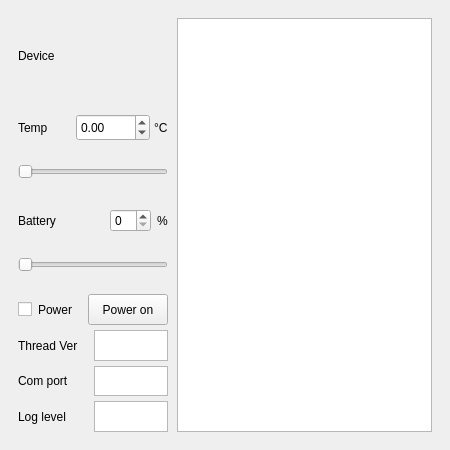
<?xml version="1.0" encoding="UTF-8"?>
<ui version="4.0">
 <class>MainWindow</class>
 <widget class="QMainWindow" name="MainWindow">
  <property name="geometry">
   <rect>
    <x>0</x>
    <y>0</y>
    <width>450</width>
    <height>450</height>
   </rect>
  </property>
  <property name="windowTitle">
   <string>MainWindow</string>
  </property>
  <widget class="QWidget" name="centralwidget">
   <layout class="QGridLayout" name="gridLayout" rowstretch="0" columnstretch="0">
    <property name="horizontalSpacing">
     <number>9</number>
    </property>
    <item row="0" column="0">
     <layout class="QHBoxLayout" name="horizontalLayout" stretch="2,0">
      <property name="spacing">
       <number>9</number>
      </property>
      <property name="leftMargin">
       <number>9</number>
      </property>
      <property name="topMargin">
       <number>9</number>
      </property>
      <property name="rightMargin">
       <number>9</number>
      </property>
      <property name="bottomMargin">
       <number>9</number>
      </property>
      <item>
       <layout class="QVBoxLayout" name="verticalLayout_3" stretch="2,1">
        <property name="spacing">
         <number>1</number>
        </property>
        <property name="leftMargin">
         <number>0</number>
        </property>
        <property name="topMargin">
         <number>0</number>
        </property>
        <property name="rightMargin">
         <number>0</number>
        </property>
        <item>
         <widget class="QStackedWidget" name="stackedWidget">
          <property name="currentIndex">
           <number>1</number>
          </property>
          <widget class="QWidget" name="page">
           <layout class="QVBoxLayout" name="verticalLayout_2">
            <property name="spacing">
             <number>6</number>
            </property>
            <property name="leftMargin">
             <number>0</number>
            </property>
            <property name="topMargin">
             <number>0</number>
            </property>
            <property name="rightMargin">
             <number>0</number>
            </property>
            <property name="bottomMargin">
             <number>6</number>
            </property>
            <item>
             <layout class="QVBoxLayout" name="verticalLayout" stretch="1">
              <item>
               <layout class="QVBoxLayout" name="verticalLayout_5" stretch="0,1,0,1">
                <item>
                 <widget class="QLabel" name="QRcode">
                  <property name="minimumSize">
                   <size>
                    <width>150</width>
                    <height>150</height>
                   </size>
                  </property>
                  <property name="autoFillBackground">
                   <bool>true</bool>
                  </property>
                  <property name="text">
                   <string>QR</string>
                  </property>
                  <property name="alignment">
                   <set>Qt::AlignCenter</set>
                  </property>
                 </widget>
                </item>
                <item>
                 <widget class="QLabel" name="labelParingCode">
                  <property name="text">
                   <string>Paring Code</string>
                  </property>
                 </widget>
                </item>
                <item>
                 <widget class="QPlainTextEdit" name="plainTextEditPairingCode">
                  <property name="sizePolicy">
                   <sizepolicy hsizetype="Preferred" vsizetype="Preferred">
                    <horstretch>0</horstretch>
                    <verstretch>0</verstretch>
                   </sizepolicy>
                  </property>
                  <property name="maximumSize">
                   <size>
                    <width>16777215</width>
                    <height>34</height>
                   </size>
                  </property>
                 </widget>
                </item>
                <item>
                 <widget class="QProgressBar" name="progressBar">
                  <property name="sizePolicy">
                   <sizepolicy hsizetype="Preferred" vsizetype="Fixed">
                    <horstretch>0</horstretch>
                    <verstretch>0</verstretch>
                   </sizepolicy>
                  </property>
                  <property name="value">
                   <number>24</number>
                  </property>
                 </widget>
                </item>
               </layout>
              </item>
             </layout>
            </item>
           </layout>
          </widget>
          <widget class="QWidget" name="page_2">
           <layout class="QVBoxLayout" name="verticalLayout_8">
            <property name="leftMargin">
             <number>0</number>
            </property>
            <property name="topMargin">
             <number>0</number>
            </property>
            <property name="rightMargin">
             <number>0</number>
            </property>
            <property name="bottomMargin">
             <number>6</number>
            </property>
            <item>
             <layout class="QVBoxLayout" name="verticalLayout_7" stretch="1,1,1,0">
              <property name="spacing">
               <number>18</number>
              </property>
              <item>
               <layout class="QHBoxLayout" name="horizontalLayout_6" stretch="1">
                <item>
                 <widget class="QLabel" name="labelDevicePicture">
                  <property name="sizePolicy">
                   <sizepolicy hsizetype="Preferred" vsizetype="Preferred">
                    <horstretch>0</horstretch>
                    <verstretch>0</verstretch>
                   </sizepolicy>
                  </property>
                  <property name="frameShape">
                   <enum>QFrame::NoFrame</enum>
                  </property>
                  <property name="text">
                   <string>Device</string>
                  </property>
                 </widget>
                </item>
               </layout>
              </item>
              <item>
               <layout class="QVBoxLayout" name="verticalLayout_6" stretch="0,0">
                <property name="spacing">
                 <number>12</number>
                </property>
                <item>
                 <layout class="QHBoxLayout" name="horizontalLayout_4" stretch="1,0,0">
                  <property name="spacing">
                   <number>4</number>
                  </property>
                  <item>
                   <widget class="QLabel" name="labelDeviceTemp">
                    <property name="sizePolicy">
                     <sizepolicy hsizetype="Preferred" vsizetype="Preferred">
                      <horstretch>0</horstretch>
                      <verstretch>0</verstretch>
                     </sizepolicy>
                    </property>
                    <property name="text">
                     <string>Temp</string>
                    </property>
                   </widget>
                  </item>
                  <item>
                   <widget class="QDoubleSpinBox" name="doubleSpinBoxInput">
                    <property name="minimumSize">
                     <size>
                      <width>74</width>
                      <height>27</height>
                     </size>
                    </property>
                    <property name="maximumSize">
                     <size>
                      <width>74</width>
                      <height>27</height>
                     </size>
                    </property>
                    <property name="minimum">
                     <double>-273.149999999999977</double>
                    </property>
                    <property name="maximum">
                     <double>327.670000000000016</double>
                    </property>
                   </widget>
                  </item>
                  <item>
                   <widget class="QLabel" name="label">
                    <property name="text">
                     <string>°C</string>
                    </property>
                   </widget>
                  </item>
                 </layout>
                </item>
                <item>
                 <widget class="QSlider" name="horizontalSliderTemp">
                  <property name="sizePolicy">
                   <sizepolicy hsizetype="Expanding" vsizetype="Preferred">
                    <horstretch>0</horstretch>
                    <verstretch>0</verstretch>
                   </sizepolicy>
                  </property>
                  <property name="orientation">
                   <enum>Qt::Horizontal</enum>
                  </property>
                 </widget>
                </item>
               </layout>
              </item>
              <item>
               <layout class="QVBoxLayout" name="verticalLayout_10" stretch="0,0">
                <property name="spacing">
                 <number>12</number>
                </property>
                <property name="topMargin">
                 <number>0</number>
                </property>
                <item>
                 <layout class="QHBoxLayout" name="horizontalLayout_5" stretch="1,0,0">
                  <property name="spacing">
                   <number>6</number>
                  </property>
                  <item>
                   <widget class="QLabel" name="labelDeviceBattery">
                    <property name="sizePolicy">
                     <sizepolicy hsizetype="Preferred" vsizetype="Preferred">
                      <horstretch>0</horstretch>
                      <verstretch>0</verstretch>
                     </sizepolicy>
                    </property>
                    <property name="text">
                     <string>Battery</string>
                    </property>
                    <property name="alignment">
                     <set>Qt::AlignLeading|Qt::AlignLeft|Qt::AlignVCenter</set>
                    </property>
                   </widget>
                  </item>
                  <item>
                   <widget class="QSpinBox" name="spinboxBattery"/>
                  </item>
                  <item>
                   <widget class="QLabel" name="labelBatteryPercent">
                    <property name="sizePolicy">
                     <sizepolicy hsizetype="Preferred" vsizetype="Preferred">
                      <horstretch>0</horstretch>
                      <verstretch>0</verstretch>
                     </sizepolicy>
                    </property>
                    <property name="text">
                     <string>%</string>
                    </property>
                    <property name="alignment">
                     <set>Qt::AlignLeading|Qt::AlignLeft|Qt::AlignVCenter</set>
                    </property>
                   </widget>
                  </item>
                 </layout>
                </item>
                <item>
                 <widget class="QSlider" name="horizontalSliderBattery">
                  <property name="sizePolicy">
                   <sizepolicy hsizetype="Expanding" vsizetype="Preferred">
                    <horstretch>0</horstretch>
                    <verstretch>0</verstretch>
                   </sizepolicy>
                  </property>
                  <property name="orientation">
                   <enum>Qt::Horizontal</enum>
                  </property>
                 </widget>
                </item>
               </layout>
              </item>
              <item>
               <spacer name="horizontalSpacer">
                <property name="orientation">
                 <enum>Qt::Horizontal</enum>
                </property>
                <property name="sizeHint" stdset="0">
                 <size>
                  <width>40</width>
                  <height>6</height>
                 </size>
                </property>
               </spacer>
              </item>
             </layout>
            </item>
           </layout>
          </widget>
          <widget class="QWidget" name="page_3"/>
         </widget>
        </item>
        <item>
         <layout class="QVBoxLayout" name="verticalLayout_4" stretch="1,1,1,1">
          <property name="spacing">
           <number>5</number>
          </property>
          <item>
           <layout class="QHBoxLayout" name="horizontalLayout_9" stretch="1,1">
            <property name="spacing">
             <number>1</number>
            </property>
            <item>
             <layout class="QHBoxLayout" name="horizontalLayout_6" stretch="0,0,1">
              <item>
               <widget class="QCheckBox" name="chkbox_auto">
                <property name="toolTip">
                 <string>&lt;html&gt;&lt;head/&gt;&lt;body&gt;&lt;p align=&quot;center&quot;&gt;&lt;span style=&quot; font-weight:600;&quot;&gt;If it is checked when Power On/Off,  auto-onboarding and auto-removing work&lt;/span&gt;&lt;/p&gt;&lt;/body&gt;&lt;/html&gt;</string>
                </property>
                <property name="text">
                 <string/>
                </property>
               </widget>
              </item>
              <item>
               <spacer name="verticalSpacer">
                <property name="orientation">
                 <enum>Qt::Vertical</enum>
                </property>
                <property name="sizeType">
                 <enum>QSizePolicy::Preferred</enum>
                </property>
                <property name="sizeHint" stdset="0">
                 <size>
                  <width>5</width>
                  <height>30</height>
                 </size>
                </property>
               </spacer>
              </item>
              <item>
               <widget class="QLabel" name="labelPower">
                <property name="text">
                 <string>Power</string>
                </property>
               </widget>
              </item>
             </layout>
            </item>
            <item>
             <widget class="QPushButton" name="pushButtonDevicePower">
              <property name="sizePolicy">
               <sizepolicy hsizetype="Preferred" vsizetype="Preferred">
                <horstretch>0</horstretch>
                <verstretch>0</verstretch>
               </sizepolicy>
              </property>
              <property name="minimumSize">
               <size>
                <width>0</width>
                <height>0</height>
               </size>
              </property>
              <property name="maximumSize">
               <size>
                <width>16777215</width>
                <height>16777215</height>
               </size>
              </property>
              <property name="text">
               <string>Power on</string>
              </property>
             </widget>
            </item>
           </layout>
          </item>
          <item>
           <layout class="QHBoxLayout" name="horizontalLayout_8" stretch="1,1">
            <property name="spacing">
             <number>2</number>
            </property>
            <item>
             <widget class="QLabel" name="labelThreadVersion">
              <property name="text">
               <string>Thread Ver</string>
              </property>
             </widget>
            </item>
            <item>
             <widget class="QPlainTextEdit" name="plainTextEditThreadVersion">
              <property name="sizePolicy">
               <sizepolicy hsizetype="Preferred" vsizetype="Ignored">
                <horstretch>0</horstretch>
                <verstretch>0</verstretch>
               </sizepolicy>
              </property>
              <property name="minimumSize">
               <size>
                <width>0</width>
                <height>0</height>
               </size>
              </property>
              <property name="maximumSize">
               <size>
                <width>16777215</width>
                <height>16777215</height>
               </size>
              </property>
             </widget>
            </item>
           </layout>
          </item>
          <item>
           <layout class="QHBoxLayout" name="horizontalLayout_7" stretch="1,1">
            <property name="spacing">
             <number>2</number>
            </property>
            <item>
             <widget class="QLabel" name="labelComport">
              <property name="text">
               <string>Com port</string>
              </property>
             </widget>
            </item>
            <item>
             <widget class="QPlainTextEdit" name="plainTextEditComport">
              <property name="sizePolicy">
               <sizepolicy hsizetype="Preferred" vsizetype="Ignored">
                <horstretch>0</horstretch>
                <verstretch>0</verstretch>
               </sizepolicy>
              </property>
              <property name="minimumSize">
               <size>
                <width>0</width>
                <height>0</height>
               </size>
              </property>
              <property name="maximumSize">
               <size>
                <width>16777215</width>
                <height>16777215</height>
               </size>
              </property>
             </widget>
            </item>
           </layout>
          </item>
          <item>
           <layout class="QHBoxLayout" name="horizontalLayout_3" stretch="1,1">
            <property name="spacing">
             <number>2</number>
            </property>
            <item>
             <widget class="QLabel" name="labelDebugLevel">
              <property name="text">
               <string>Log level</string>
              </property>
             </widget>
            </item>
            <item>
             <widget class="QPlainTextEdit" name="plainTextEditDebugLevel">
              <property name="sizePolicy">
               <sizepolicy hsizetype="Preferred" vsizetype="Ignored">
                <horstretch>0</horstretch>
                <verstretch>0</verstretch>
               </sizepolicy>
              </property>
              <property name="minimumSize">
               <size>
                <width>0</width>
                <height>0</height>
               </size>
              </property>
              <property name="maximumSize">
               <size>
                <width>16777215</width>
                <height>16777215</height>
               </size>
              </property>
             </widget>
            </item>
           </layout>
          </item>
         </layout>
        </item>
       </layout>
      </item>
      <item>
       <widget class="QTextBrowser" name="textBrowserLog">
        <property name="sizePolicy">
         <sizepolicy hsizetype="Preferred" vsizetype="Ignored">
          <horstretch>0</horstretch>
          <verstretch>0</verstretch>
         </sizepolicy>
        </property>
       </widget>
      </item>
     </layout>
    </item>
   </layout>
  </widget>
 </widget>
 <resources/>
 <connections/>
</ui>
